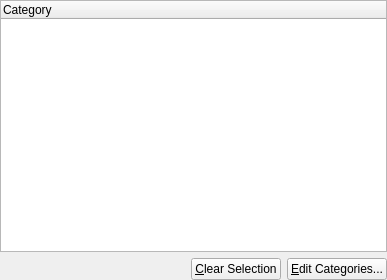
<ui version="4.0" >
 <class>CategorySelectDialog_base</class>
 <widget class="QWidget" name="CategoryDialog_base" >
  <property name="geometry" >
   <rect>
    <x>0</x>
    <y>0</y>
    <width>387</width>
    <height>280</height>
   </rect>
  </property>
  <property name="windowTitle" >
   <string>Select Categories</string>
  </property>
  <layout class="QVBoxLayout" >
   <property name="margin" >
    <number>0</number>
   </property>
   <property name="spacing" >
    <number>6</number>
   </property>
   <item>
    <widget class="IncidenceEditorNG::AutoCheckTreeWidget" name="mCategories" >
     <property name="toolTip">
      <string>Select incidence categories</string>
     </property>
     <property name="whatsThis">
      <string>Use this list to choose incidence categories.</string>
     </property>
     <property name="columnCount" >
      <number>1</number>
     </property>
     <column>
      <property name="text" >
       <string>Category</string>
      </property>
     </column>
    </widget>
   </item>
   <item>
    <layout class="QHBoxLayout" >
     <property name="margin" >
      <number>0</number>
     </property>
     <property name="spacing" >
      <number>6</number>
     </property>
     <item>
       <spacer>
         <property name="orientation" >
           <enum>Qt::Horizontal</enum>
         </property>
         <property name="sizeType" >
           <enum>QSizePolicy::Expanding</enum>
         </property>
         <property name="sizeHint" >
           <size>
             <width>20</width>
             <height>20</height>
           </size>
         </property>
       </spacer>
     </item>
     <item>
      <widget class="QPushButton" name="mButtonClear" >
       <property name="text" >
        <string>&amp;Clear Selection</string>
       </property>
      </widget>
     </item>
     <item>
      <widget class="QPushButton" name="mButtonEdit" >
       <property name="text" >
        <string>&amp;Edit Categories...</string>
       </property>
      </widget>
     </item>
    </layout>
   </item>
  </layout>
 </widget>
 <customwidgets>
  <customwidget>
   <class>IncidenceEditorNG::AutoCheckTreeWidget</class>
   <extends>QTreeWidget</extends>
   <header>autochecktreewidget.h</header>
   <container>0</container>
   <pixmap></pixmap>
  </customwidget>
 </customwidgets>
 <tabstops>
  <tabstop>mCategories</tabstop>
  <tabstop>mButtonClear</tabstop>
  <tabstop>mButtonEdit</tabstop>
 </tabstops>
 <resources/>
 <connections/>
</ui>
